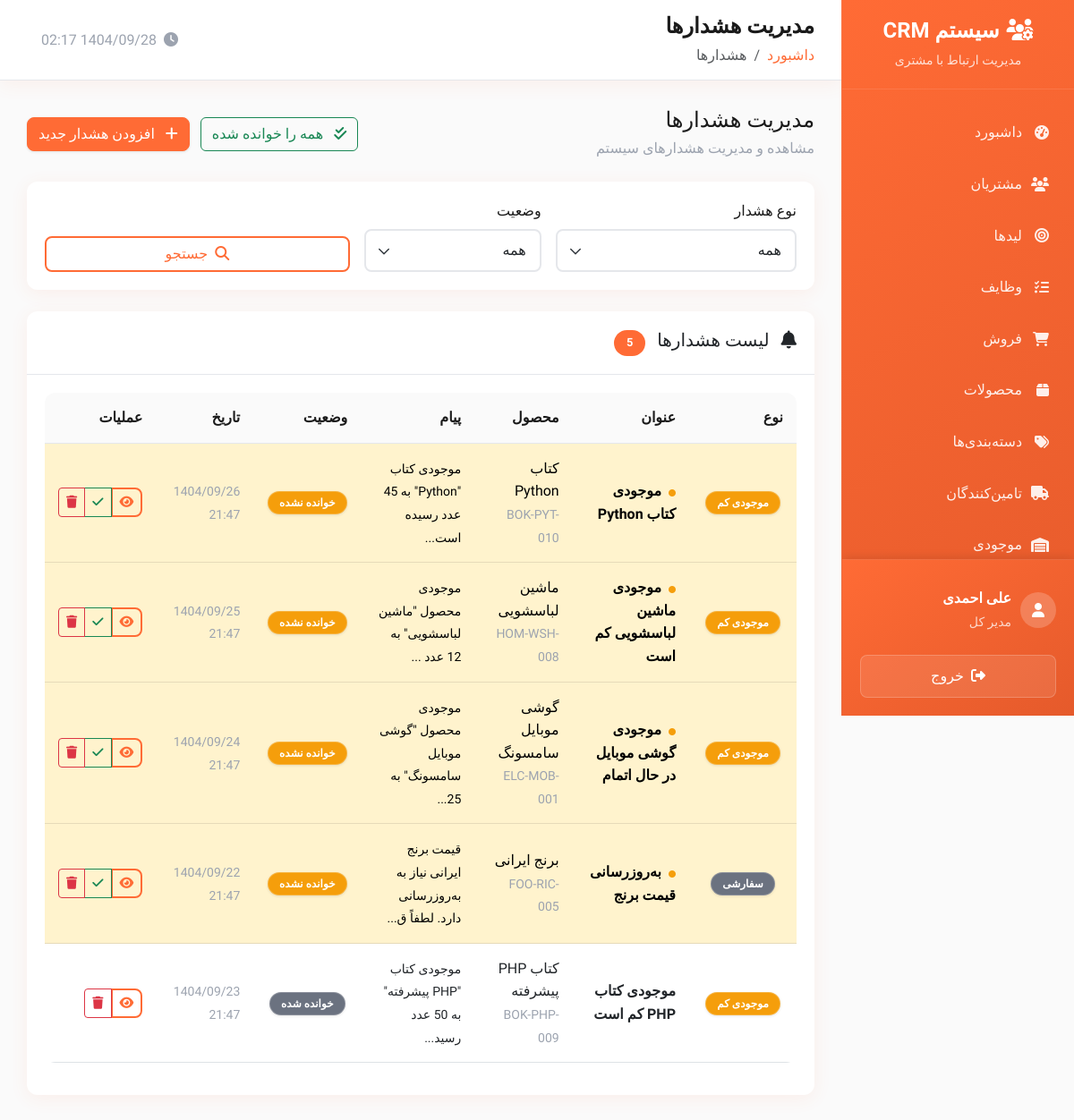
The app's page /public/alerts.php (signed in) with its own data.
### tables this page shows
CREATE TABLE users (
    id INT AUTO_INCREMENT PRIMARY KEY,
    username VARCHAR(50) UNIQUE NOT NULL,
    email VARCHAR(100) UNIQUE NOT NULL,
    password VARCHAR(255) NOT NULL,
    first_name VARCHAR(50) NOT NULL,
    last_name VARCHAR(50) NOT NULL,
    mobile VARCHAR(15),
    phone VARCHAR(20),
    avatar VARCHAR(255),
    role ENUM('admin', 'manager', 'sales', 'user') DEFAULT 'user',
    status ENUM('active', 'inactive', 'suspended') DEFAULT 'active',
    department VARCHAR(100),
    position VARCHAR(100),
    hire_date DATE,
    salary DECIMAL(10,2),
    address TEXT,
    notes TEXT,
    last_login DATETIME,
    failed_login_attempts INT DEFAULT 0,
    locked_until DATETIME NULL,
    created_at TIMESTAMP DEFAULT CURRENT_TIMESTAMP,
    updated_at TIMESTAMP DEFAULT CURRENT_TIMESTAMP ON UPDATE CURRENT_TIMESTAMP
);

CREATE TABLE alerts (
    id INT AUTO_INCREMENT PRIMARY KEY,
    product_id INT NOT NULL,
    type ENUM('low_stock', 'out_of_stock', 'expiry', 'custom') NOT NULL,
    title VARCHAR(255) NOT NULL,
    message TEXT NOT NULL,
    is_read BOOLEAN DEFAULT FALSE,
    read_at TIMESTAMP NULL,
    created_at TIMESTAMP DEFAULT CURRENT_TIMESTAMP,
    updated_at TIMESTAMP DEFAULT CURRENT_TIMESTAMP ON UPDATE CURRENT_TIMESTAMP,
    deleted_at TIMESTAMP NULL,
    FOREIGN KEY (product_id) REFERENCES products(id) ON DELETE CASCADE
);

CREATE TABLE products (
    id INT AUTO_INCREMENT PRIMARY KEY,
    name VARCHAR(255) NOT NULL,
    description TEXT,
    category VARCHAR(100),
    category_id INT NULL,
    supplier_id INT NULL,
    price DECIMAL(15,2) DEFAULT 0,
    cost_price DECIMAL(15,2) DEFAULT 0,
    purchase_price DECIMAL(15,2) DEFAULT 0,
    selling_price DECIMAL(15,2) DEFAULT 0,
    sku VARCHAR(100) UNIQUE NOT NULL,
    status ENUM('active', 'inactive', 'discontinued') DEFAULT 'active',
    stock_quantity INT DEFAULT 0,
    min_stock_level INT DEFAULT 5,
    max_stock_level INT NULL,
    unit VARCHAR(50) DEFAULT 'عدد',
    barcode VARCHAR(100),
    image VARCHAR(255) NULL,
    weight DECIMAL(10,3) DEFAULT 0,
    dimensions VARCHAR(100),
    tags TEXT,
    notes TEXT,
    is_active BOOLEAN DEFAULT TRUE,
    created_by INT,
    created_at TIMESTAMP DEFAULT CURRENT_TIMESTAMP,
    updated_at TIMESTAMP DEFAULT CURRENT_TIMESTAMP ON UPDATE CURRENT_TIMESTAMP,
    deleted_at TIMESTAMP NULL,
    FOREIGN KEY (created_by) REFERENCES users(id) ON DELETE SET NULL,
    FOREIGN KEY (category_id) REFERENCES categories(id) ON DELETE CASCADE ON UPDATE CASCADE,
    FOREIGN KEY (supplier_id) REFERENCES suppliers(id) ON DELETE CASCADE ON UPDATE CASCADE
);

### public/alerts.php (the view, shortened to what the rows shown need)
<?php
$page_title = 'مدیریت هشدارها';
require_once __DIR__ . '/../private/database.php';
require_once __DIR__ . '/../private/auth.php';
require_once __DIR__ . '/../private/functions.php';
$page = (int)($_GET['page'] ?? 1);
$per_page = RECORDS_PER_PAGE;
$offset = ($page - 1) * $per_page;
$where_conditions = ['a.deleted_at IS NULL', 'p.deleted_at IS NULL'];
$params = [];
$where_clause = 'WHERE ' . implode(' AND ', $where_conditions);
$sql = "
    SELECT
        a.*,
        p.name as product_name,
        p.sku,
        c.name as category_name,
        c.color as category_color
    FROM alerts a
    INNER JOIN products p ON a.product_id = p.id
    LEFT JOIN categories c ON p.category_id = c.id AND c.deleted_at IS NULL
    $where_clause
    ORDER BY a.is_read ASC, a.created_at DESC
    LIMIT $per_page OFFSET $offset
";
$alerts = $pdo->prepare($sql);
$alerts->execute($params);
$alerts = $alerts->fetchAll();
$type_labels = [
    'low_stock' => 'موجودی کم',
    'out_of_stock' => 'تمام شده',
    'expiry' => 'انقضا',
    'custom' => 'سفارشی'
];
$type_classes = [
    'low_stock' => 'warning',
    'out_of_stock' => 'danger',
    'expiry' => 'info',
    'custom' => 'secondary'
];
include __DIR__ . '/../private/header.php';
?>
<div class="card">
    <div class="card-body">
        <?php if (empty($alerts)): ?>
            <div class="text-center py-5">
                <i class="fas fa-bell fa-3x text-muted mb-3"></i>
                <h5 class="text-muted">هشداری یافت نشد</h5>
            </div>
        <?php else: ?>
            <div class="table-responsive">
                <table class="table table-hover">
                    <thead>
                        <tr>
                            <th>نوع</th>
                            <th>عنوان</th>
                            <th>محصول</th>
                            <th>پیام</th>
                            <th>وضعیت</th>
                            <th>تاریخ</th>
                            <th>عملیات</th>
                        </tr>
                    </thead>
                    <tbody>
                        <?php foreach ($alerts as $alert): ?>
                            <tr class="<?php echo !$alert['is_read'] ? 'table-warning' : ''; ?>">
                                <td>
                                    <span class="badge bg-<?php echo $type_classes[$alert['type']]; ?>">
                                        <?php echo $type_labels[$alert['type']]; ?>
                                    </span>
                                </td>
                                <td>
                                    <div class="fw-bold">
                                        <?php if (!$alert['is_read']): ?>
                                            <i class="fas fa-circle text-warning me-1" style="font-size: 8px;"></i>
                                        <?php endif; ?>
                                        <?php echo htmlspecialchars($alert['title']); ?>
                                    </div>
                                </td>
                                <td>
                                    <div><?php echo htmlspecialchars($alert['product_name']); ?></div>
                                    <small class="text-muted"><?php echo htmlspecialchars($alert['sku']); ?></small>
                                </td>
                                <td>
                                    <small><?php echo truncateText(htmlspecialchars($alert['message']), 50); ?></small>
                                </td>
                                <td>
                                    <?php if ($alert['is_read']): ?>
                                        <span class="badge bg-secondary">خوانده شده</span>
                                    <?php else: ?>
                                        <span class="badge bg-warning">خوانده نشده</span>
                                    <?php endif; ?>
                                </td>
                                <td>
                                    <small class="text-muted">
                                        <?php echo formatPersianDate($alert['created_at'], 'Y/m/d H:i'); ?>
                                    </small>
                                </td>
                                <td>
                                    <div class="btn-group" role="group">
                                        <a href="alert_view.php?id=<?php echo $alert['id']; ?>" class="btn btn-outline-primary btn-sm">
                                            <i class="fas fa-eye"></i>
                                        </a>
                                        <?php if (!$alert['is_read']): ?>
                                            <button type="button" class="btn btn-outline-success btn-sm"
                                                    onclick="markAsRead(<?php echo $alert['id']; ?>)">
                                                <i class="fas fa-check"></i>
                                            </button>
                                        <?php endif; ?>
                                        <button type="button" class="btn btn-outline-danger btn-sm"
                                                onclick="deleteAlert(<?php echo $alert['id']; ?>, '<?php echo htmlspecialchars($alert['title']); ?>')">
                                            <i class="fas fa-trash"></i>
                                        </button>
                                    </div>
                                </td>
                            </tr>
                        <?php endforeach; ?>
                    </tbody>
                </table>
            </div>
        <?php endif; ?>
    </div>
</div>
<?php include __DIR__ . '/../private/footer.php'; ?>

### private/header.php (shortened to what the rows shown need)
<?php
$current_user = getCurrentUser();
?>
<!DOCTYPE html>
<html lang="fa" dir="rtl">
<head>
    <link href="https://cdn.jsdelivr.net/npm/bootstrap@5.3.0/dist/css/bootstrap.rtl.min.css" rel="stylesheet">
    <link href="https://cdnjs.cloudflare.com/ajax/libs/font-awesome/6.4.0/css/all.min.css" rel="stylesheet">
    <link href="https://cdn.jsdelivr.net/npm/chart.js@3.9.1/dist/chart.min.css" rel="stylesheet">
</head>
<body>
    <div class="sidebar" id="sidebar">
            <?php if (hasRole('admin')): ?>
            <a href="settings.php" class="menu-item <?php echo basename($_SERVER['PHP_SELF']) == 'settings.php' ? 'active' : ''; ?>">
                <i class="fas fa-cog"></i>
                تنظیمات
            </a>
            <a href="users.php" class="menu-item <?php echo basename($_SERVER['PHP_SELF']) == 'users.php' ? 'active' : ''; ?>">
                <i class="fas fa-user-cog"></i>
                کاربران
            </a>
            <?php endif; ?>
        <div class="sidebar-user">
            <div class="user-info">
                <div>
                    <div class="fw-bold"><?php echo htmlspecialchars($current_user['first_name'] . ' ' . $current_user['last_name']); ?></div>
                    <small class="opacity-75"><?php echo getRoleTitle($current_user['role']); ?></small>
                </div>
            </div>
        </div>
    </div>
    <div class="main-content">
        <div class="top-nav d-flex justify-content-between align-items-center">
            <div>
                <h1 class="nav-title"><?php echo isset($page_title) ? $page_title : 'داشبورد'; ?></h1>
            </div>
        </div>
        <div class="content">

### records on screen
users: first_name+last_name "علی احمدی", role "مدیر کل"
alerts: type "موجودی کم", is_read 0 (drawn), title "موجودی کتاب Python", product.name "کتاب Python", product.sku "BOK-PYT-010", message "موجودی کتاب \"Python\" به 45 عدد رسیده است...", created_at "1404/09/26 21:47"
alerts: type "موجودی کم", is_read 0 (drawn), title "موجودی ماشین لباسشویی کم است", product.name "ماشین لباسشویی", product.sku "HOM-WSH-008", message "موجودی محصول \"ماشین لباسشویی\" به 12 عدد ...", created_at "1404/09/25 21:47"
alerts: type "موجودی کم", is_read 0 (drawn), title "موجودی گوشی موبایل در حال اتمام", product.name "گوشی موبایل سامسونگ", product.sku "ELC-MOB-001", message "موجودی محصول \"گوشی موبایل سامسونگ\" به 25...", created_at "1404/09/24 21:47"
alerts: type "سفارشی", is_read 0 (drawn), title "به‌روزرسانی قیمت برنج", product.name "برنج ایرانی", product.sku "FOO-RIC-005", message "قیمت برنج ایرانی نیاز به به‌روزرسانی دارد. لطفاً ق...", created_at "1404/09/22 21:47"
alerts: type "موجودی کم", title "موجودی کتاب PHP کم است", product.name "کتاب PHP پیشرفته", product.sku "BOK-PHP-009", message "موجودی کتاب \"PHP پیشرفته\" به 50 عدد رسید...", is_read "خوانده شده", created_at "1404/09/23 21:47"

### other values on screen
$page_title "مدیریت هشدارها"
$item['title'] "داشبورد"
$item['title'] "هشدارها"
$total_records "5"
